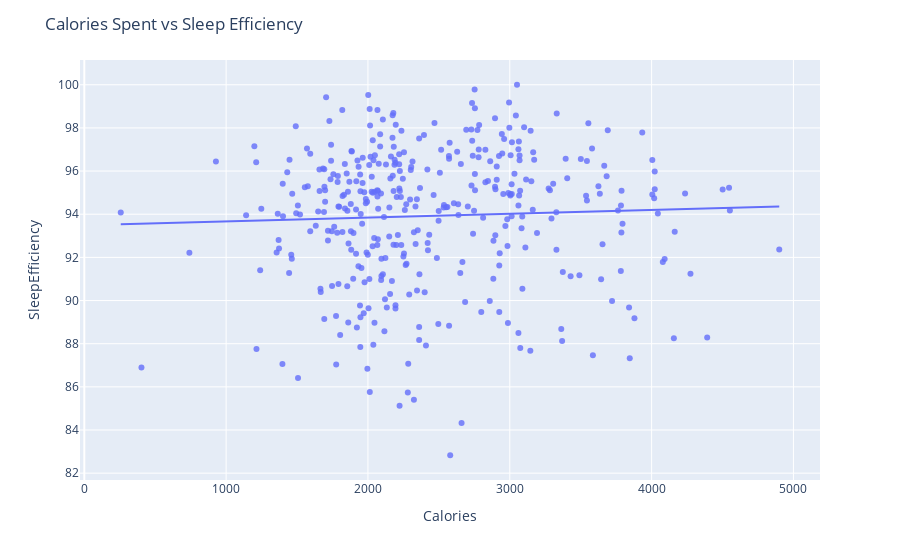

Write notebook code for a chart like this one.
### Markdown cell above
We can see some outliers affecting the result

### Code cell
#manually removing outliers
exclude_ids = [3977333714,1844505072]
result1_excluded = result1[~result1['Id'].isin(exclude_ids)]
fig1_excluded = px.scatter(
    result1_excluded, x='Calories', y='SleepEfficiency',
    hover_data=['Id','Calories','SleepEfficiency','MinutesAsleep','TimeInBed'],
    trendline='ols', opacity=0.8
)
fig1_excluded.update_layout(title='Calories Spent vs Sleep Efficiency')
fig1_excluded.show()

### Figure 1 — Plotly figure (JSON) as saved in the notebook; plotly's stock layout.template omitted (floating-point values rounded to 4 significant figures; data arrays with more than 128 entries replaced by an {"elided": "..."} marker saying what was removed)
{"data": [{"customdata": {"elided": "379x3 int values"}, "hovertemplate": "Calories=%{x}<br>SleepEfficiency=%{y}<br>Id=%{customdata[0]}<br>MinutesAsleep=%{customdata[1]}<br>TimeInBed=%{customdata[2]}<extra></extra>", "legendgroup": "", "marker": {"color": "#636efa", "opacity": 0.8, "symbol": "circle"}, "mode": "markers", "name": "", "orientation": "v", "showlegend": false, "type": "scatter", "x": {"elided": "379 int values"}, "xaxis": "x", "y": {"elided": "379 float values"}, "yaxis": "y"}, {"hovertemplate": "<b>OLS trendline</b><br>SleepEfficiency = 0.000178396 * Calories + 93.4862<br>R<sup>2</sup>=0.001846<br><br>Calories=%{x}<br>SleepEfficiency=%{y} <b>(trend)</b><extra></extra>", "legendgroup": "", "marker": {"color": "#636efa", "symbol": "circle"}, "mode": "lines", "name": "", "showlegend": false, "type": "scatter", "x": {"elided": "379 int values"}, "xaxis": "x", "y": {"elided": "379 float values"}, "yaxis": "y"}], "layout": {"legend": {"tracegroupgap": 0}, "margin": {"t": 60}, "title": {"text": "Calories Spent vs Sleep Efficiency"}, "xaxis": {"anchor": "y", "domain": [0, 1], "title": {"text": "Calories"}}, "yaxis": {"anchor": "x", "domain": [0, 1], "title": {"text": "SleepEfficiency"}}}}
